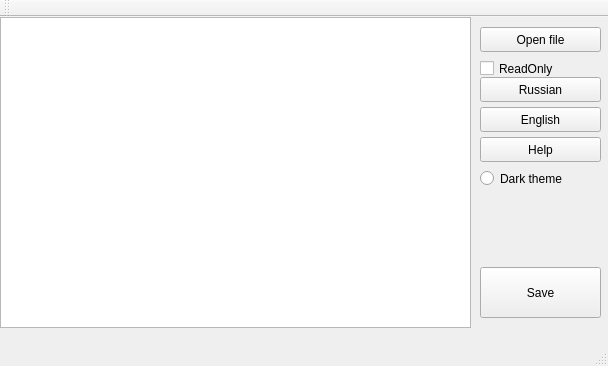
<?xml version="1.0" encoding="UTF-8"?>
<ui version="4.0">
 <class>MainWindow</class>
 <widget class="QMainWindow" name="MainWindow">
  <property name="geometry">
   <rect>
    <x>0</x>
    <y>0</y>
    <width>608</width>
    <height>366</height>
   </rect>
  </property>
  <property name="windowTitle">
   <string>MainWindow</string>
  </property>
  <widget class="QWidget" name="centralWidget">
   <widget class="QTextEdit" name="textEdit">
    <property name="geometry">
     <rect>
      <x>0</x>
      <y>0</y>
      <width>471</width>
      <height>311</height>
     </rect>
    </property>
   </widget>
   <widget class="QPushButton" name="openButton">
    <property name="geometry">
     <rect>
      <x>480</x>
      <y>10</y>
      <width>121</width>
      <height>25</height>
     </rect>
    </property>
    <property name="text">
     <string>Open file</string>
    </property>
   </widget>
   <widget class="QPushButton" name="saveButton">
    <property name="geometry">
     <rect>
      <x>480</x>
      <y>250</y>
      <width>121</width>
      <height>51</height>
     </rect>
    </property>
    <property name="text">
     <string>Save</string>
    </property>
   </widget>
   <widget class="QPushButton" name="helpButton">
    <property name="geometry">
     <rect>
      <x>480</x>
      <y>120</y>
      <width>121</width>
      <height>25</height>
     </rect>
    </property>
    <property name="autoFillBackground">
     <bool>false</bool>
    </property>
    <property name="text">
     <string>Help</string>
    </property>
    <property name="autoDefault">
     <bool>false</bool>
    </property>
   </widget>
   <widget class="QCheckBox" name="RDONLYchBox">
    <property name="geometry">
     <rect>
      <x>480</x>
      <y>40</y>
      <width>121</width>
      <height>23</height>
     </rect>
    </property>
    <property name="text">
     <string>ReadOnly</string>
    </property>
   </widget>
   <widget class="QPushButton" name="rusB">
    <property name="geometry">
     <rect>
      <x>480</x>
      <y>60</y>
      <width>121</width>
      <height>25</height>
     </rect>
    </property>
    <property name="text">
     <string>Russian</string>
    </property>
   </widget>
   <widget class="QPushButton" name="enB">
    <property name="geometry">
     <rect>
      <x>480</x>
      <y>90</y>
      <width>121</width>
      <height>25</height>
     </rect>
    </property>
    <property name="text">
     <string>English</string>
    </property>
   </widget>
   <widget class="QRadioButton" name="DarkRB">
    <property name="geometry">
     <rect>
      <x>480</x>
      <y>150</y>
      <width>112</width>
      <height>23</height>
     </rect>
    </property>
    <property name="text">
     <string>Dark theme</string>
    </property>
   </widget>
  </widget>
  <widget class="QToolBar" name="mainToolBar">
   <attribute name="toolBarArea">
    <enum>TopToolBarArea</enum>
   </attribute>
   <attribute name="toolBarBreak">
    <bool>false</bool>
   </attribute>
  </widget>
  <widget class="QStatusBar" name="statusBar"/>
  <widget class="QMenuBar" name="menuBar">
   <property name="geometry">
    <rect>
     <x>0</x>
     <y>0</y>
     <width>608</width>
     <height>22</height>
    </rect>
   </property>
  </widget>
 </widget>
 <layoutdefault spacing="6" margin="11"/>
 <resources/>
 <connections/>
</ui>
